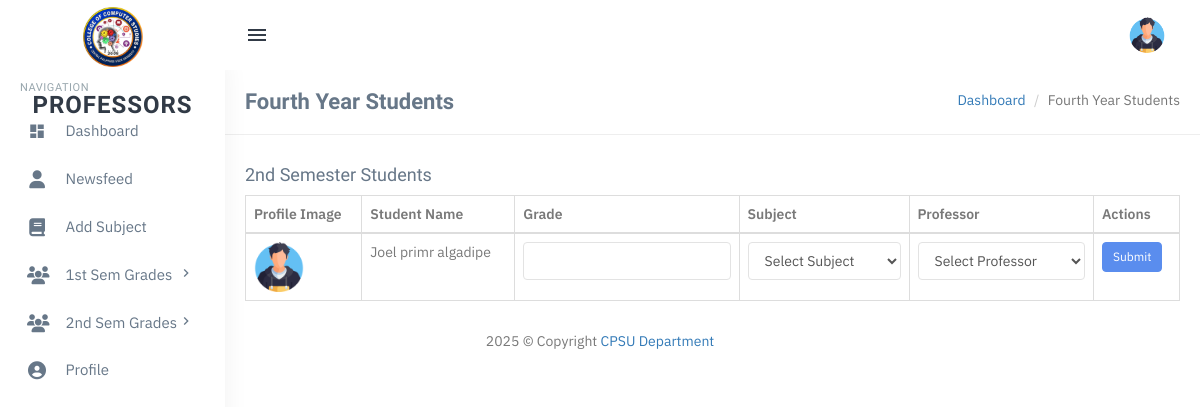
Page /users/professor/2ndsem-1st-year.php (signed in) on the earlier database version.
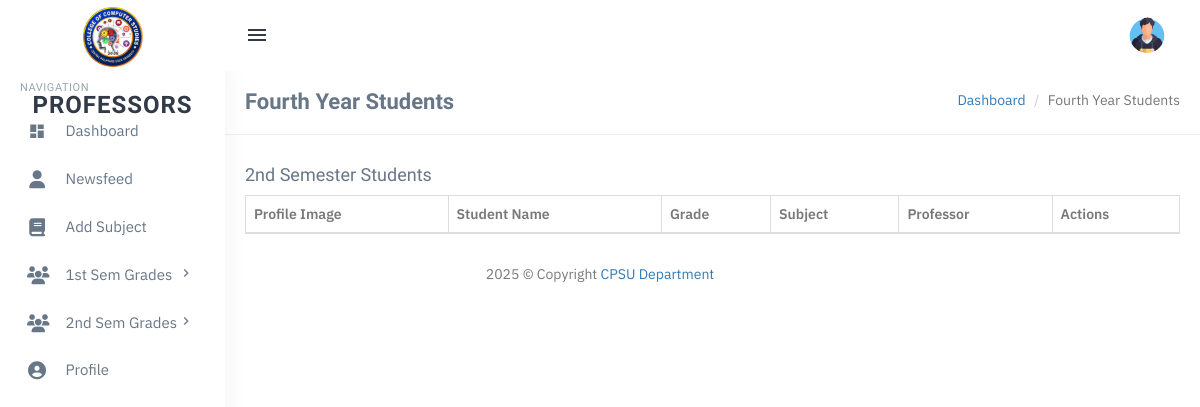
Same page on the later database version.
### tables this page shows
CREATE TABLE `users` (
  `id` int(11) NOT NULL,
  `full_name` varchar(255) NOT NULL,
  `email` varchar(255) NOT NULL,
  `password` varchar(255) NOT NULL,
  `role` enum('student','professor') NOT NULL,
  `year` varchar(255) DEFAULT NULL,
  `profile_image` varchar(255) DEFAULT './assets/profile-images/default-profile.png',
  `created_at` timestamp NOT NULL DEFAULT current_timestamp(),
  `year_level` varchar(20) DEFAULT 'Unassigned'
);

### users/professor/2ndsem-1st-year.php (the view, shortened to what the changed rows need)
<?php
include('includes/config.php');
$students_query = mysqli_query($con, "
SELECT u.id AS student_id, u.full_name, u.profile_image, u.created_at,
       fs.grade, fs.subject_id, fs.professor_id,
       s.subject_name, p.full_name AS professor_name
FROM users u
LEFT JOIN second_semester_students fs ON u.id = fs.student_id
LEFT JOIN subjects s ON fs.subject_id = s.id
LEFT JOIN professors p ON fs.professor_id = p.id
WHERE u.role = 'student'
  AND u.year = '1st Year'
ORDER BY u.id ASC
");
$second_sem_students = mysqli_fetch_all($students_query, MYSQLI_ASSOC);
?>
<?php include('includes/topheader.php'); ?>
<?php include('includes/leftsidebar.php'); ?>
<link rel="stylesheet" href="https://cdn.datatables.net/1.13.4/css/jquery.dataTables.min.css">
<div class="content-page">
    <div class="content">
        <div class="container">
            <table id="secondSemesterTable" class="table table-bordered">
                <thead>
                    <tr>
                        <th>Profile Image</th>
                        <th>Student Name</th>
                        <th>Grade</th>
                        <th>Subject</th>
                        <th>Professor</th>
                        <th>Actions</th>
                    </tr>
                </thead>
                <tbody>
                    <?php foreach ($second_sem_students as $student) { ?>
                        <tr>
                            <td>
                                <img src="<?php echo (!empty($student['profile_image']) && file_exists('../student/assets/profile-images/' . basename($student['profile_image'])))
                                                ? '../student/assets/profile-images/' . basename($student['profile_image'])
                                                : '../student/assets/profile-images/default-profile.png'; ?>"
                                    alt="Profile Image" style="width: 50px; height: 50px;">
                            </td>
                            <td><?php echo htmlentities($student['full_name']); ?></td>
                            <td>
                                <?php if (!empty($student['grade'])) { ?>
                                    <span><?php echo $student['grade']; ?></span>
                                <?php } else { ?>
                                    <input type="number" class="form-control grade-input"
                                        data-student-id="<?php echo $student['student_id']; ?>">
                                <?php } ?>
                            </td>
                            <td>
                                <?php if (!empty($student['subject_name'])) { ?>
                                    <span><?php echo $student['subject_name']; ?></span>
                                <?php } else { ?>
                                    <select class="form-control subject-select" data-student-id="<?php echo $student['student_id']; ?>">
                                        <option value="">Select Subject</option>
                                    </select>
                                <?php } ?>
                            </td>
                            <td>
                                <?php if (!empty($student['professor_name'])) { ?>
                                    <span><?php echo $student['professor_name']; ?></span>
                                <?php } else { ?>
                                    <select class="form-control professor-select" data-student-id="<?php echo $student['student_id']; ?>">
                                        <option value="">Select Professor</option>
                                    </select>
                                <?php } ?>
                            </td>
                            <td>
                                <?php if (!empty($student['grade'])) { ?>
                                    <button class="btn btn-primary btn-sm edit-grade-btn"
                                        data-student-id="<?php echo $student['student_id']; ?>"
                                        data-grade="<?php echo $student['grade']; ?>">
                                        Edit
                                    </button>
                                    <form method="POST" action="2ndsem-1st-year.php" style="display:inline;">
                                        <input type="hidden" name="action" value="delete">
                                        <input type="hidden" name="student_id" value="<?php echo $student['student_id']; ?>">
                                        <button type="submit" class="btn btn-danger btn-sm" onclick="return confirm('Are you sure you want to remove this grade?');">
                                            Remove
                                        </button>
                                    </form>
                                <?php } else { ?>
                                    <button class="btn btn-primary btn-sm submit-grade-btn"
                                        data-student-id="<?php echo $student['student_id']; ?>">
                                        Submit
                                    </button>
                                <?php } ?>
                            </td>
                        </tr>
                    <?php } ?>
                </tbody>
            </table>
        </div>
    </div>
</div>
<?php include('includes/footer.php'); ?>

Differences in the rows shown:
removed users: profile_image (placeholder picture), full_name "Joel primr algadipe"
